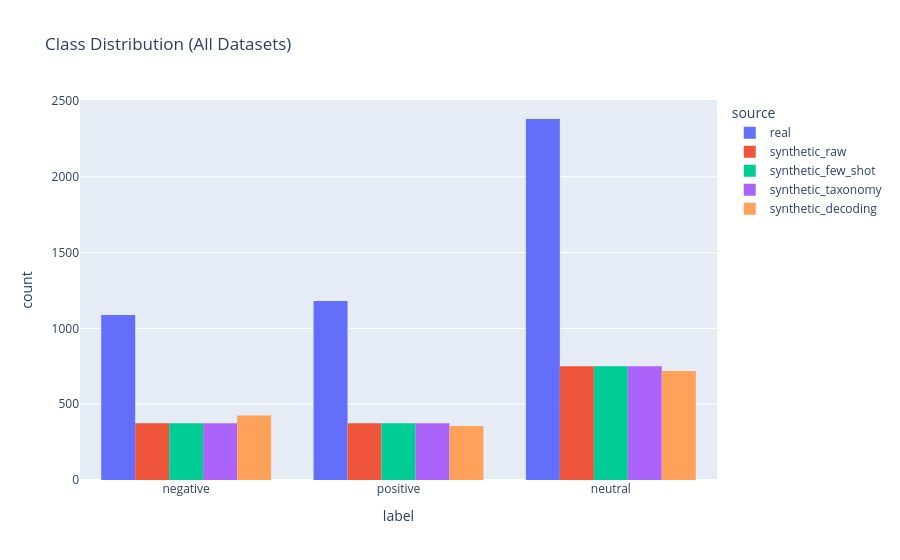

This figure's notebook cell:
### Code cell
plot_df = []

for name, df in datasets.items():
    tmp = df.copy()
    tmp["source"] = name
    plot_df.append(tmp)

plot_df = pd.concat(plot_df)

fig = px.histogram(
    plot_df,
    x="label",
    color="source",
    barmode="group",
    title="Class Distribution (All Datasets)"
)
fig.show()

### Figure 1 — Plotly figure (JSON) as saved in the notebook; plotly's stock layout.template omitted (floating-point values rounded to 4 significant figures; data arrays with more than 128 entries replaced by an {"elided": "..."} marker saying what was removed)
{"data": [{"alignmentgroup": "True", "bingroup": "x", "hovertemplate": "source=real<br>label=%{x}<br>count=%{y}<extra></extra>", "legendgroup": "real", "marker": {"color": "#636efa", "pattern": {"shape": ""}}, "name": "real", "offsetgroup": "real", "orientation": "v", "showlegend": true, "type": "histogram", "x": {"elided": "4649 str values"}, "xaxis": "x", "yaxis": "y"}, {"alignmentgroup": "True", "bingroup": "x", "hovertemplate": "source=synthetic_raw<br>label=%{x}<br>count=%{y}<extra></extra>", "legendgroup": "synthetic_raw", "marker": {"color": "#EF553B", "pattern": {"shape": ""}}, "name": "synthetic_raw", "offsetgroup": "synthetic_raw", "orientation": "v", "showlegend": true, "type": "histogram", "x": {"elided": "1500 str values"}, "xaxis": "x", "yaxis": "y"}, {"alignmentgroup": "True", "bingroup": "x", "hovertemplate": "source=synthetic_few_shot<br>label=%{x}<br>count=%{y}<extra></extra>", "legendgroup": "synthetic_few_shot", "marker": {"color": "#00cc96", "pattern": {"shape": ""}}, "name": "synthetic_few_shot", "offsetgroup": "synthetic_few_shot", "orientation": "v", "showlegend": true, "type": "histogram", "x": {"elided": "1500 str values"}, "xaxis": "x", "yaxis": "y"}, {"alignmentgroup": "True", "bingroup": "x", "hovertemplate": "source=synthetic_taxonomy<br>label=%{x}<br>count=%{y}<extra></extra>", "legendgroup": "synthetic_taxonomy", "marker": {"color": "#ab63fa", "pattern": {"shape": ""}}, "name": "synthetic_taxonomy", "offsetgroup": "synthetic_taxonomy", "orientation": "v", "showlegend": true, "type": "histogram", "x": {"elided": "1500 str values"}, "xaxis": "x", "yaxis": "y"}, {"alignmentgroup": "True", "bingroup": "x", "hovertemplate": "source=synthetic_decoding<br>label=%{x}<br>count=%{y}<extra></extra>", "legendgroup": "synthetic_decoding", "marker": {"color": "#FFA15A", "pattern": {"shape": ""}}, "name": "synthetic_decoding", "offsetgroup": "synthetic_decoding", "orientation": "v", "showlegend": true, "type": "histogram", "x": {"elided": "1500 str values"}, "xaxis": "x", "yaxis": "y"}], "layout": {"barmode": "group", "legend": {"title": {"text": "source"}, "tracegroupgap": 0}, "title": {"text": "Class Distribution (All Datasets)"}, "xaxis": {"anchor": "y", "domain": [0, 1], "title": {"text": "label"}}, "yaxis": {"anchor": "x", "domain": [0, 1], "title": {"text": "count"}}}}
